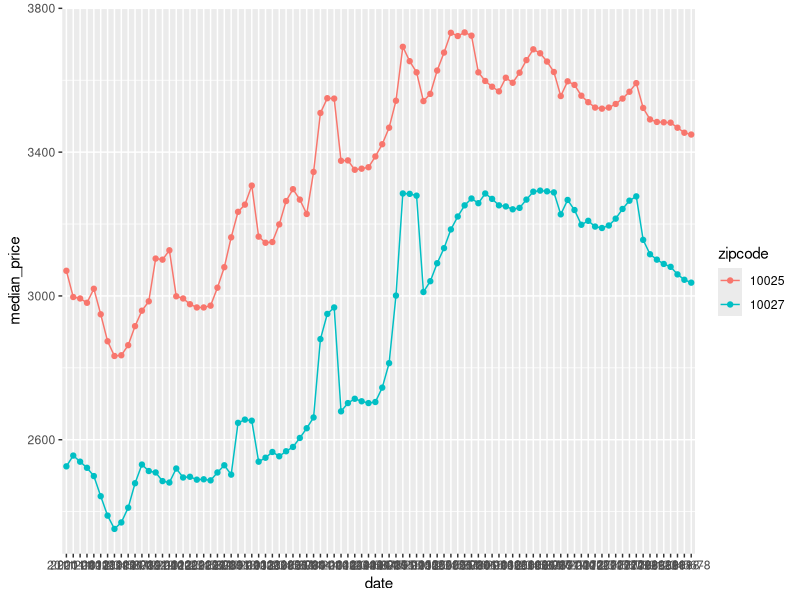
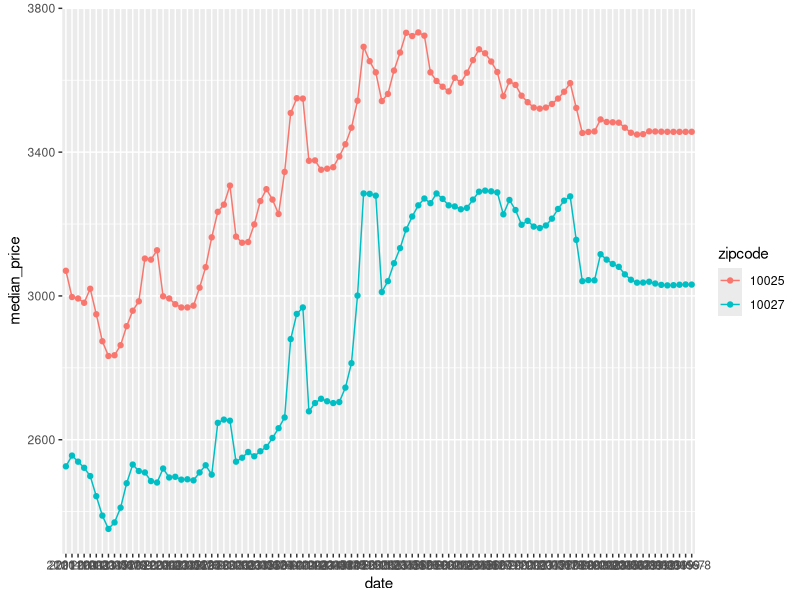

Reproduce these figures in R, in order.
## ---- chunk 1
knitr::opts_chunk$set(echo = TRUE)
## ---- chunk 2
library(ggplot2)
library(dplyr)
library(forecast)
median_price <- read.csv('../output/median_price_manhattan.csv')
travel <- read.csv('../output/travel_count.csv')
entertainment <- read.csv('../output/entertainment_count.csv')
count.market <- read.csv('../output/market_count.csv')
count.hospital <- read.csv('../output/hospital_count.csv')
count.crime <- read.csv('../output/crime_count.csv')
count.restaurant <- read.csv('../output/restaurant_count.csv')
## ---- chunk 3
year <- rep(2011:2017, each = 12)
year <- append(year, rep(2018,8), after = length(year))
month <- rep(1:12, 7)
month <- append(month, 1:8, after = length(month))
date <- paste(year, month, sep = '-')
## ---- chunk 4
# input selected zipcodes
selected_zip <- c(10025, 10027)
selected_price <- median_price %>%
  filter(RegionName %in% selected_zip)
time_series <- data.frame(date)
namevector <- as.character(selected_zip)
value <- subset(selected_price, RegionName %in% selected_zip)[,11:102]
time_series[,namevector] <- t(value)
## ---- chunk 5
all_date <- rep(date, length(selected_zip))
time_series_price <- data.frame(date = all_date)
value <- subset(selected_price, RegionName %in% selected_zip)[,11:102]
value <- t(value)
x <- vector()
for (i in 1:length(selected_zip)){
  x <- c(x, value[,i])
}
time_series_price[,'median_price'] <- x
zipgroup <- rep(selected_zip, each = 92)
time_series_price[,'zipcode'] <- factor(zipgroup)
## ---- chunk 6
ggplot(time_series_price, aes(x=date, y=median_price, group=zipcode)) +
  geom_line(aes(color=zipcode))+
  geom_point(aes(color=zipcode))
## ---- chunk 7
pred <- matrix(NA, length(selected_zip), 12)
for (i in 1:length(selected_zip)){
  ts <- ts(time_series[,i+1])
  model <- auto.arima(ts)
  pred[i,] <- predict(model, 12)$pred
}
## ---- chunk 8
predall <- pred[1,]
group_zip <- rep(selected_zip[1], 12)
pre_year <- rep(c(rep(2018, 4), rep(2019, 8)), length(selected_zip))
pre_month <- rep(c(9:12, 1:8), length(selected_zip))
pre_date <- paste(pre_year, pre_month, sep = '-')
for (i in 2:nrow(pred)){
  predall <- append(predall, pred[i,], after = length(predall))
  group_zip <- append(group_zip, rep(selected_zip[i], 12), after = length(group_zip))
}
## ---- chunk 9
new_time_series <- data.frame(date = c(as.character(time_series_price$date), pre_date),
                              median_price = c(time_series_price$median_price, predall),
                              zipcode = c(as.character(time_series_price$zipcode), 
                                          as.character(group_zip)))
## ---- chunk 10
ggplot(new_time_series, aes(x=date, y=median_price, group=zipcode)) +
  geom_line(aes(color=zipcode))+
  geom_point(aes(color=zipcode))
